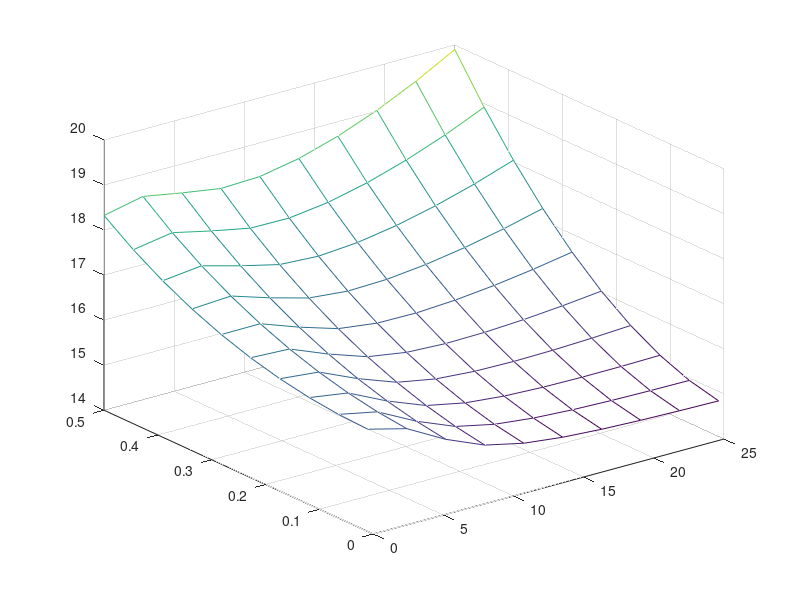

This chart was generated by the following MATLAB code:
AirDensity = 1.125;
Gravity = 9.81;

TotalMass = 1.5;
Weight = Gravity .* TotalMass;
Power = 180;

% The properties for propeller.
RotorNumber = 4;
RotorRadious = 0.1547;
RoterArea = pi * RotorRadious^2;


Sref1 = 46e-3;
Sref2 = 60e-3;
CD1 = 0.98;
CD2 = 0.48;

BatNumber = 2;
BatCapity = 5.2;
BatVoltag = 3.1 * 4;


x = linspace( 0, 25, 10 ) ;
y = linspace( 0.01, 0.5, 10 ) ;

[ Vf, theta ] = meshgrid( x, y );

V1h = 4.9;
V1f = sqrt( - ( Vf.^2 / 2 ) + sqrt( ( Vf.^2 / 2 ).^2 + V1h^4 ) );
DragParasi = 0.5 * AirDensity .* ( Vf.^2 ) .* CD1 * Sref1 .* cos( theta );
DragParasi2 = 0.5 * AirDensity .* ( 2*V1f + Vf .* sin( theta ) ).^2  * CD2 * Sref2; 

ThrustReqX = DragParasi + DragParasi2 .* sin( theta );
ThrustReqY = Weight + DragParasi2 .* cos( theta );
ThrustReqF = Weight./cos(theta) + DragParasi2;

mesh( Vf, theta, ThrustReqF )